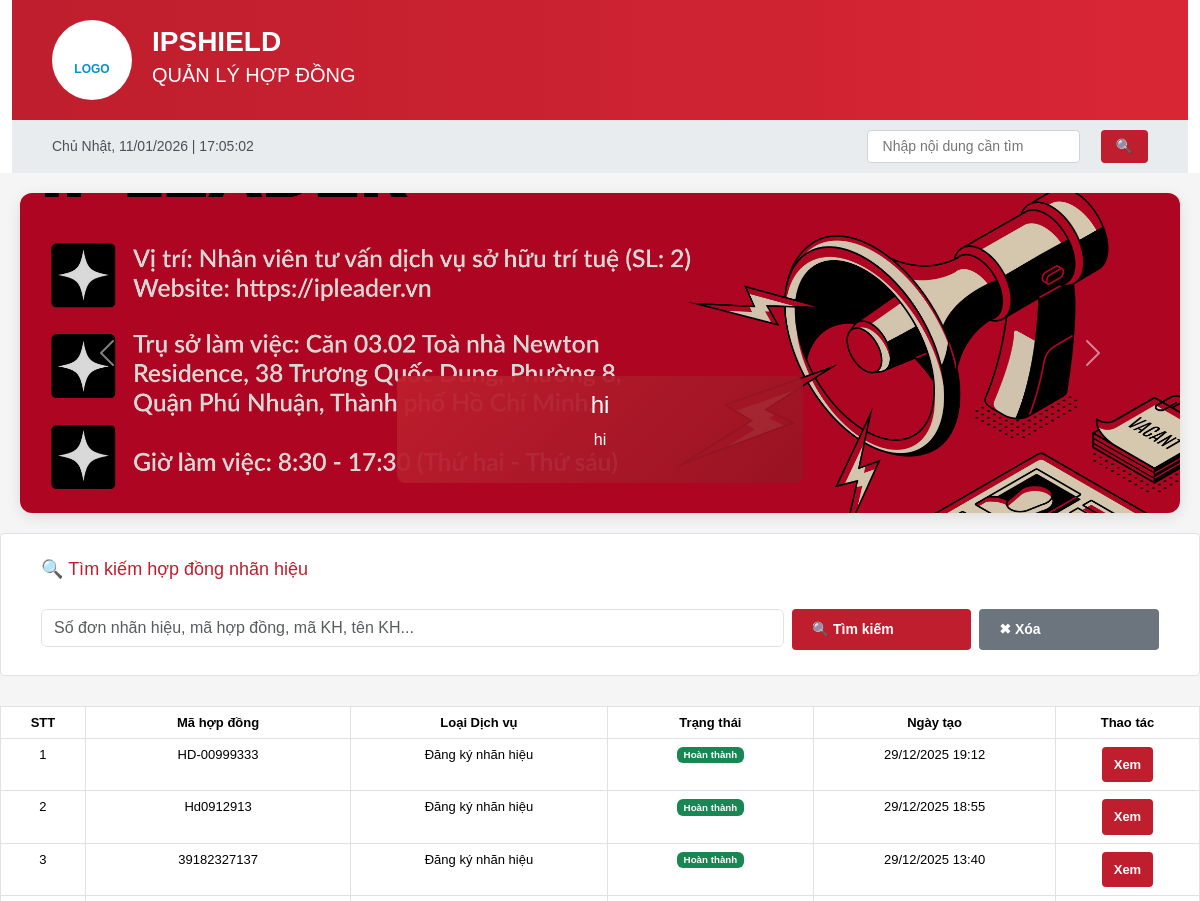
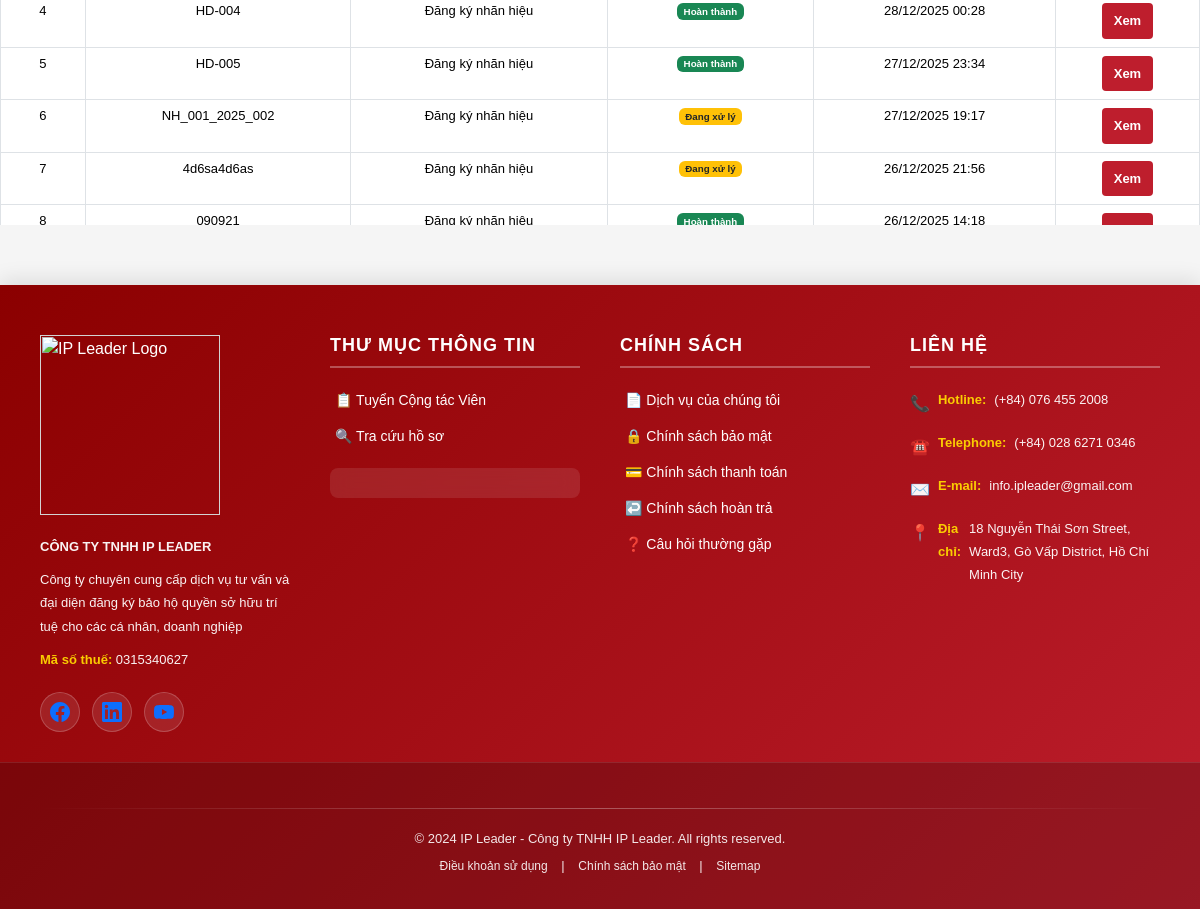
/contracts/search/, run on the app's committed database (2 pictures, top to bottom).
### ipshieldapp/models.py (models this page shows, shortened)
class Slider(models.Model):
    title = models.CharField(max_length=255)
    description = models.CharField(max_length=255, blank=True)
    image = models.ImageField(upload_to='sliders/')
    is_active = models.BooleanField(default=True)

class Contract(models.Model):
    SERVICE_TYPE_CHOICES = (
        ('nhanhieu', 'Đăng ký nhãn hiệu'),
        ('banquyen', 'Bản quyền tác giả'),
        ('dkkd', 'Đăng ký kinh doanh'),
        ('dautu', 'Đăng ký đầu tư'),
        ('khac', 'Dịch vụ khác'),
    )
    CONTRACT_STATUS_CHOICES = (
        ('pending', 'Đang chờ xử lý'),
        ('processing', 'Đang xử lý'),
        ('completed', 'Hoàn thành'),
        ('paused', 'Ngưng'),
    )
    PAYMENT_TYPE_CHOICES = (
        ('full', 'Trả dứt điểm'),
        ('installment', 'Trả nhiều đợt'),
    )
    customer = models.ForeignKey(
        Customer,
        on_delete=models.CASCADE,
        related_name='contracts'
    )
    service_type = models.CharField(
        max_length=50,
        choices=SERVICE_TYPE_CHOICES
    )
    contract_no = models.CharField(max_length=50, unique=True)
    contract_value = models.DecimalField(
        max_digits=15,
        decimal_places=0,
        verbose_name='Giá trị hợp đồng'
    )
    payment_type = models.CharField(
        max_length=20,
        choices=PAYMENT_TYPE_CHOICES,
        verbose_name='Hình thức thanh toán'
    )
    prepaid_amount = models.DecimalField(
        max_digits=15,
        decimal_places=0,
        default=0,
        verbose_name='Số tiền trả trước'
    )
    status = models.CharField(
        max_length=20,
        choices=CONTRACT_STATUS_CHOICES,
        default='pending'
    )
    created_at = models.DateTimeField(auto_now_add=True)
    updated_at = models.DateTimeField(default=timezone.now)
    class Meta:
        verbose_name = 'Hợp đồng'
        verbose_name_plural = 'Hợp đồng'
        indexes = [
            models.Index(fields=['contract_no']),
            models.Index(fields=['customer', 'status']),
            models.Index(fields=['created_at']),
        ]

### ipshieldapp/views.py (the view, shortened to what this page needs)
# urls.py: path("contracts/search/", views.contract_search, name="contract_search"),
def contract_search(request):
    q = request.GET.get('q', '').strip()
    contracts = Contract.objects.filter(service_type='nhanhieu').order_by('-created_at')
    trademarks = []  # 🔥 THÊM BIẾN ĐỂ LƯU DANH SÁCH NHÃN HIỆU
    context = {
        'contracts': contracts,
        'trademarks': trademarks,  # 🔥 TRUYỀN DANH SÁCH NHÃN HIỆU VÀO TEMPLATE
        'q': q,
    }
    return render(request, 'contract_search.html', context)

### ipshieldapp/context_processors.py (called while the page is built)
def global_sliders(request):
    return {
        'sliders': Slider.objects.filter(is_active=True)
    }

### templates/contract_search.html (shortened to what this page needs)
{% extends 'base.html' %}
{% block body_block %}
{% load static %}
<form method="get">
    <div class="search-section">
        <h3>🔍 Tìm kiếm hợp đồng nhãn hiệu</h3>
        <div class="row g-2 mt-2">
            <div class="col-12 col-md-6 col-lg-8">
                <input type="text"
                       name="q"
                       value="{{ q }}"
                       class="form-control"
                       placeholder="Số đơn nhãn hiệu, mã hợp đồng, mã KH, tên KH...">
            </div>
            <div class="col-6 col-md-3 col-lg-2">
                <button type="submit" class="btn btn-primary w-100">🔍 Tìm kiếm</button>
            </div>
            <div class="col-6 col-md-3 col-lg-2">
                <a href="{% url 'contract_search' %}" class="btn btn-secondary w-100">✖ Xóa</a>
            </div>
        </div>
    </div>
</form>
{% if trademarks %}
<div class="contracts-card mt-3">
    <div class="table-responsive">
        <table class="contracts-table table table-bordered table-hover">
            <thead>
                <tr>
                    <th>STT</th>
                    <th>Số đơn</th>
                    <th>Tên nhãn hiệu</th>
                    <th>Người nộp đơn</th>
                    <th>Ngày nộp</th>
                    <th>Số hợp đồng</th>
                    <th>Khách hàng</th>
                     <th>Hình ảnh</th>
                    <th>Thao tác</th>
                </tr>
            </thead>
            <tbody>
                {% for trademark in trademarks %}
                <tr>
                    <td>{{ forloop.counter }}</td>
                    <td class="contract-code"><strong>{{ trademark.app_no }}</strong></td>
                    <td>{{ trademark.trademark_name }}</td>
                    <td>{{ trademark.applicant }}</td>
                    <td>{{ trademark.filing_date|date:"d/m/Y" }}</td>
                    <td>{{ trademark.contract.contract_no }}</td>
                    <td>{{ trademark.contract.customer.name }}</td>
                    <td>
                        {% if trademark.trademark_image %}
                            <img src="{{ trademark.trademark_image.url }}"
                                 alt="{{ trademark.trademark_name }}"
                                 class="img-thumbnail trademark-image-thumb"
                                 style="max-width: 80px; max-height: 80px; object-fit: contain; cursor: pointer;"
                                 onclick="showImageModal('{{ trademark.trademark_image.url }}', '{{ trademark.trademark_name|escapejs }}')">
                        {% else %}
                            <span class="text-muted">Không có ảnh</span>
                        {% endif %}
                    </td>
                    <td>
                        <a href="{% url 'trademark_detail' trademark.id %}" class="btn btn-sm btn-info">
                            Xem
                        </a>
                    </td>
                </tr>
                {% endfor %}
            </tbody>
        </table>
    </div>
</div>
{% elif contracts %}
<div class="contracts-card">
    <div class="table-responsive">
        <table class="contracts-table table table-bordered table-hover">
            <thead>
                <tr>
                    <th>STT</th>
                    <th>Mã hợp đồng</th>
                    <th>Loại Dịch vụ</th>
                    <th>Trạng thái</th>
                    <th>Ngày tạo</th>
                    <th>Thao tác</th>
                </tr>
            </thead>
            <tbody>
                {% for contract in contracts %}
                <tr>
                    <td>{{ forloop.counter }}</td>
                    <td class="contract-code">
                        {{ contract.contract_no }}
                    </td>
                    <td>
                        {{ contract.get_service_type_display }}
                    </td>
                    <td>
                        {% if contract.status == 'completed' %}
                            <span class="badge bg-success">
                                {{ contract.get_status_display }}
                            </span>
                        {% elif contract.status == 'processing' %}
                            <span class="badge bg-warning text-dark">
                                {{ contract.get_status_display }}
                            </span>
                        {% else %}
                            <span class="badge bg-secondary">
                                {{ contract.get_status_display }}
                            </span>
                        {% endif %}
                    </td>
                    <td>
                        {{ contract.created_at|date:"d/m/Y H:i" }}
                    </td>
                    <td>
                        <a href="{% url 'contract_detail' id=contract.id %}" class="btn btn-sm btn-info">
                            Xem
                        </a>
                    </td>
                </tr>
                {% endfor %}
            </tbody>
        </table>
    </div>
</div>
{% endif %}
{% endblock %}

### templates/base.html (shortened to what this page needs)
{% load static %}
<head>
    <link href="https://cdn.jsdelivr.net/npm/bootstrap@5.3.8/dist/css/bootstrap.min.css" rel="stylesheet">
    <link href="{% static 'css/base.css' %}" rel="stylesheet">
</head>
    <div class="container">
        <div class="header">
            <div class="header-logo">
                <br>LOGO
            </div>
            <div class="header-title">
                <h1>IPSHIELD</h1>
                <h2>QUẢN LÝ HỢP ĐỒNG</h2>
            </div>
        </div>
                <div class="top-bar">
           <div id="realtime-clock"></div>
            <div class="language-selector d-flex align-items-center gap-3">
                 <input type="text" placeholder="Nhập nội dung cần tìm"
                    style="margin-left: 20px; padding: 5px 15px; border: 1px solid #ced4da; border-radius: 4px;">
                <button class="btn btn-primary" style="padding: 6px 15px; margin-left: 5px;">🔍</button>
            </div>
            </div>
        </div>
<div class="carousel-section" style="margin:20px; box-shadow:0 4px 15px rgba(0,0,0,0.1); border-radius:12px; overflow:hidden;">
    <div id="mainCarousel" class="carousel slide" data-bs-ride="carousel" data-bs-interval="3500">
        <div class="carousel-inner">
            {% for slider in sliders %}
            <div class="carousel-item {% if forloop.first %}active{% endif %}">
                <img src="{{ slider.image.url }}"
                     class="d-block w-100"
                     alt="{{ slider.title }}"
                     style="height:320px; object-fit:cover; filter:brightness(0.85);">
                <div class="carousel-caption d-none d-md-block"
                     style="background:linear-gradient(135deg, rgba(190,30,45,.95), rgba(150,20,35,.9));
                            padding:15px 30px;
                            border-radius:8px;
                            bottom:30px;
                            left:50%;
                            transform:translateX(-50%);
                            max-width:80%;">
                    <h4>{{ slider.title }}</h4>
                    <p>{{ slider.description }}</p>
                </div>
            </div>
            {% endfor %}
        </div>
        <button class="carousel-control-prev" type="button" data-bs-target="#mainCarousel" data-bs-slide="prev">
            <span class="carousel-control-prev-icon"></span>
        </button>
        <button class="carousel-control-next" type="button" data-bs-target="#mainCarousel" data-bs-slide="next">
            <span class="carousel-control-next-icon"></span>
        </button>
    </div>
</div>
 {% block body_block %}
              {% endblock %}
    <footer class="site-footer">
        <div class="footer-content">
            <div class="footer-section">
                <div class="footer-logo">
                    <img src="https://ipleader.vn/wp-content/uploads/2021/01/IPLEADER-LOGO-WHITE-01.png" alt="IP Leader Logo" width="180px">
                </div>
                <p class="company-name">CÔNG TY TNHH IP LEADER</p>
                <p class="company-desc">Công ty chuyên cung cấp dịch vụ tư vấn và đại diện đăng ký bảo hộ quyền sở hữu trí tuệ cho các cá nhân, doanh nghiệp</p>
                <p><strong>Mã số thuế:</strong> 0315340627</p>
                <div class="social-icons">
                    <a href="#" class="social-icon facebook" title="Facebook">
                    </a>
                    <a href="#" class="social-icon linkedin" title="LinkedIn">
                    </a>
                    <a href="#" class="social-icon youtube" title="YouTube">
                    </a>
                </div>
            </div>
            <div class="footer-section">
                <h5>Thư mục thông tin</h5>
                <ul>
                    <li><a href="#">📋 Tuyển Cộng tác Viên</a></li>
                    <li><a href="#">🔍 Tra cứu hồ sơ</a></li>
                </ul>
                <div class="certification-badge">
                </div>
            </div>
            <div class="footer-section">
                <h5>Chính sách</h5>
                <ul>
                    <li><a href="#">📄 Dịch vụ của chúng tôi</a></li>
                    <li><a href="#">🔒 Chính sách bảo mật</a></li>
                    <li><a href="#">💳 Chính sách thanh toán</a></li>
                    <li><a href="#">↩️ Chính sách hoàn trả</a></li>
                    <li><a href="#">❓ Câu hỏi thường gặp</a></li>
                </ul>
            </div>
            <div class="footer-section">
                <h5>Liên hệ</h5>
                <div class="contact-info">
                    <p><span class="contact-icon">📞</span> <strong>Hotline:</strong> (+84) 076 455 2008</p>
                    <p><span class="contact-icon">☎️</span> <strong>Telephone:</strong>(+84) 028 6271 0346</p>
                    <p><span class="contact-icon">✉️</span> <strong>E-mail:</strong> info.ipleader@gmail.com</p>
                    <p><span class="contact-icon">📍</span> <strong>Địa chỉ:</strong>18 Nguyễn Thái Sơn Street, Ward3, Gò Vấp District, Hồ Chí Minh City</p>
                </div>
            </div>
        </div>
        <div class="footer-bottom">
            <div class="footer-divider"></div>
            <p>© 2024 IP Leader - Công ty TNHH IP Leader. All rights reserved.</p>
            <p class="footer-links">
                <a href="#">Điều khoản sử dụng</a> |
                <a href="#">Chính sách bảo mật</a> |
                <a href="#">Sitemap</a>
            </p>
        </div>
    </footer>

### templates/contract_search.html (style rules this page uses)
.table-responsive { max-height: 420px; overflow-y: auto; }

### data on the page
Slider: image (picture), title "hi", description "hi"
Contract: contract_no "HD-00999333", service_type "Đăng ký nhãn hiệu", status "Hoàn thành", created_at "29/12/2025 19:12"
Contract: contract_no "Hd0912913", service_type "Đăng ký nhãn hiệu", status "Hoàn thành", created_at "29/12/2025 18:55"
Contract: contract_no "39182327137", service_type "Đăng ký nhãn hiệu", status "Hoàn thành", created_at "29/12/2025 13:40"
Contract: contract_no "HD-004", service_type "Đăng ký nhãn hiệu", status "Hoàn thành", created_at "28/12/2025 00:28"
Contract: contract_no "HD-005", service_type "Đăng ký nhãn hiệu", status "Hoàn thành", created_at "27/12/2025 23:34"
Contract: contract_no "NH_001_2025_002", service_type "Đăng ký nhãn hiệu", status "Đang xử lý", created_at "27/12/2025 19:17"
Contract: contract_no "4d6sa4d6as", service_type "Đăng ký nhãn hiệu", status "Đang xử lý", created_at "26/12/2025 21:56"
Contract: contract_no "090921", service_type "Đăng ký nhãn hiệu", status "Hoàn thành", created_at "26/12/2025 14:18"
